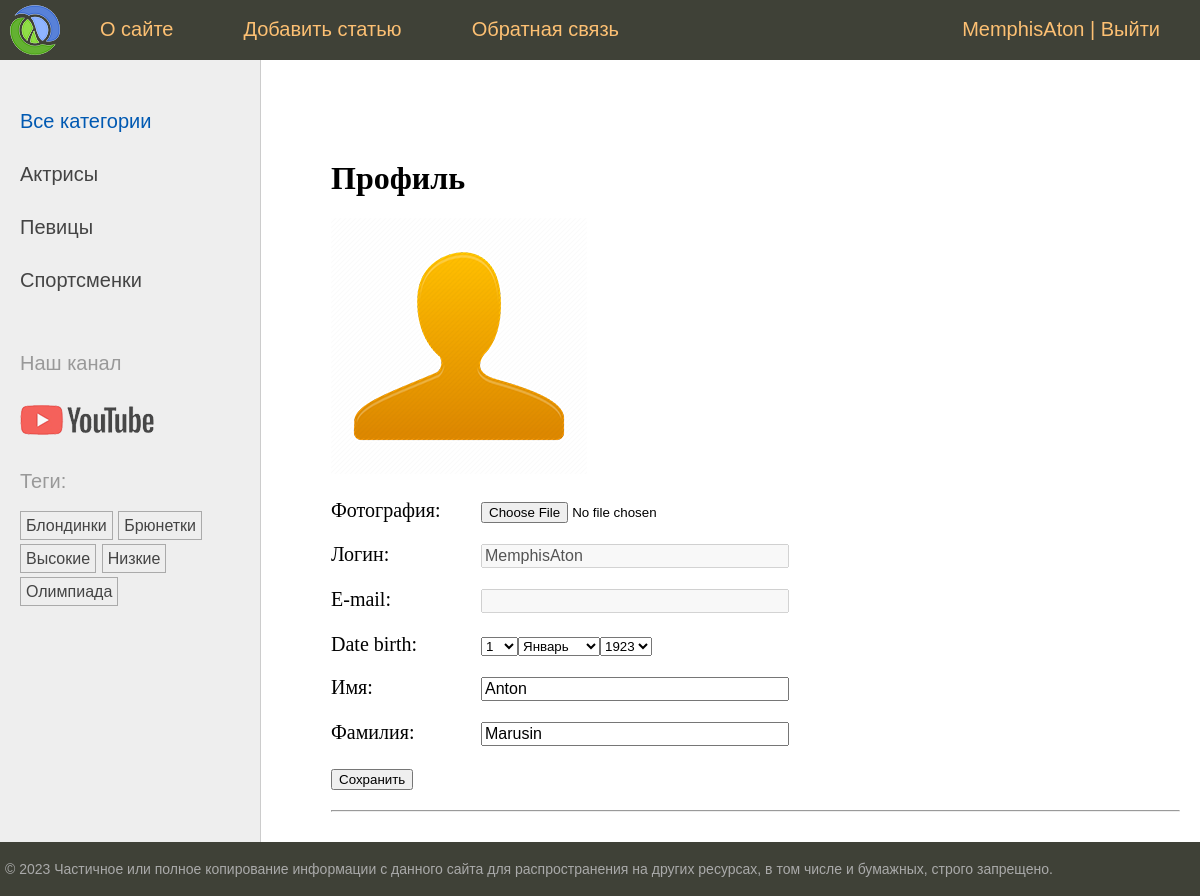
The page /users/profile/ (signed in) on the database its author committed.
### users/models.py (models this page shows)
class User(AbstractUser):
    photo = models.ImageField(upload_to="users/%Y/%m/%d/",
                              blank=True,
                              null=True,
                              verbose_name="Фотография")
    date_birth = models.DateTimeField(blank=True,
                                      null=True,
                                      verbose_name="Дата рождения")

### women/models.py (models this page shows, shortened)
class Category(models.Model):
    name = models.CharField(max_length=100, db_index=True)
    slug = models.SlugField(max_length=255, unique=True, db_index=True)
    def get_absolute_url(self):
        return reverse('category', kwargs={'cat_slug': self.slug})
    class Meta:
        verbose_name = 'Category women'  # название таблицы в админке
        verbose_name_plural = 'Categories of women'

class TagPost(models.Model):
    tag = models.CharField(max_length=100, db_index=True)
    slug = models.SlugField(max_length=255, unique=True, db_index=True)
    def get_absolute_url(self):
        return reverse('tag', kwargs={'tag_slug': self.slug})

### users/views.py (the view, shortened to what this page needs)
# urls.py: path('profile/', views.ProfileUser.as_view(), name='profile'),
class ProfileUser(LoginRequiredMixin, UpdateView):
    model = get_user_model()
    form_class = ProfileUserForm
    template_name = 'users/profile.html'
    extra_context = {'title': "Профиль пользователя", 'default_image': settings.DEFAULT_USER_IMAGE}
    def get_object(self, queryset=None):  # отбирает ту запись которая будет редактироваться
        return self.request.user

### users/forms.py
class ProfileUserForm(forms.ModelForm):
    username = forms.CharField(disabled=True,  # не сможем редактировать
                               label='Логин',
                               widget=forms.TextInput(attrs={'class': 'form-input'}))  # стиль оформления
    email = forms.CharField(disabled=True,
                            required=False,  # обязательность
                            label='E-mail',
                            widget=forms.TextInput(attrs={'class': 'form-input'}))
    this_year = datetime.date.today().year
    date_birth = forms.DateField(widget=forms.SelectDateWidget(years=tuple(range(this_year - 100, this_year - 5))))
    class Meta:
        model = get_user_model()
        fields = ['photo', 'username', 'email', 'date_birth', 'first_name', 'last_name']
        labels = {
            'first_name': 'Имя',
            'last_name': 'Фамилия',
        }
        widgets = {
            'first_name': forms.TextInput(attrs={'class': 'form-input'}),
            'last_name': forms.TextInput(attrs={'class': 'form-input'}),
        }

### users/context_processors.py (called while the page is built)
def get_women_context(request):
    return {'mainmenu': menu}

### women/templatetags/women_tags.py (called while the page is built)
@register.inclusion_tag('women/list_categories.html')
def show_categories(cat_selected=0):
    cats = Category.objects.annotate(total_posts=Count('posts', filter=Q(posts__is_published=True))).filter(
        total_posts__gt=0)
    return {'cats': cats, 'cat_selected': cat_selected}

@register.inclusion_tag('women/list_tags.html')
def show_all_tags(cat_selected=0):
    return {'tags': TagPost.objects.annotate(total=Count('tags')).filter(total__gt=0)}

### users/templates/users/profile.html (shortened to what this page needs)
{% extends 'base.html' %}
{% block content %}
<h1>Профиль</h1>
<form method="post" enctype="multipart/form-data">
    {% if user.photo %}
    <p><img src="{{ user.photo.url }}">
        {% else %}
    <p><img src="{{ default_image }}">
        {% endif %}
    {% for f in form %}
    <p><label class="form-label" for="{{ f.id_for_label }}">{{f.label}}: </label>{{ f }}</p>
    {% endfor %}
    <p>
        <button type="submit">Сохранить</button>
    </p>
</form>
<hr>
{% endblock %}

### templates/base.html (shortened to what this page needs)
{% load static %}
{% load women_tags %}
<!DOCTYPE html>
<html>
<head>
    <link type="text/css" href="{% static 'women/css/styles.css' %}" rel="stylesheet"/>
</head>
<body>
<table class="table-page" border=0 cellpadding="0" cellspacing="0">
    <tr>
        <td valign=top>
            {% block mainmenu %}
            <div class="header">
                <ul id="mainmenu" class="mainmenu">
                    <li class="logo"><a href="{% url 'home' %}">
                        <div class="logo"></div>
                    </a></li>
                    {% for m in mainmenu %}
                    <li><a href="{% url m.url_name %}">{{m.title}}</a></li>
                    {% endfor %}
                    {% if user.is_authenticated %}
                    <li class="last"> <a href="{% url 'users:profile' %}">{{user.username}}</a> | <a href="{% url 'users:logout' %}">Выйти</a></li>
                    {% else %}
                    <li class="last"><a href="{% url 'users:login' %}">Войти</a> | <a href="{% url 'users:register' %}">Регистрация</a>
                    </li>
                    {% endif %}
                </ul>
            </div>
            {% endblock mainmenu %}
            <table class="table-content" border=0 cellpadding="0" cellspacing="0">
                <tr>
                    <td valign="top" class="left-chapters">
                        <ul id="leftchapters">
                            {% if cat_selected == 0 or cat_selected is None %}
                            <li class="selected">Все категории</li>
                            {% else %}
                            <li><a href="{% url 'home' %}">Все категории</a></li>
                            {% endif %}
                            {% show_categories cat_selected %}
                            <li class="share">
                                <p>Наш канал</p>
                                <a class="share-yt"
                                   href="https://www.youtube.com/channel/UClJzWfGWuGJL2t-3dYKcHTA/playlists"
                                   target="_blank" rel="nofollow"></a>
                            </li>
                            <li>{% show_all_tags %}</li>
                        </ul>
                    </td>
                    <td valign="top" class="content">
                        <div class="content-text">
                            {% block content %}
                            {% endblock %}
                        </div>
                    </td>
                </tr>
            </table>
        </td>
    </tr>
    <tr>
        <td valign=top>
            <div id="footer">
                <p>&copy; 2023 Частичное или полное копирование информации с данного сайта для распространения на других
                    ресурсах, в том числе и бумажных, строго запрещено.</p>
            </div>
        </td>
    </tr>
</table>
</body>
</html>

### women/templates/women/list_categories.html
{% for cat in cats %}
{% if cat.id == cat_selected %}
<li class="selected">{{cat.name}}</li>
{% else %}
<li><a href="{{ cat.get_absolute_url }}">{{cat.name}}</a></li>
{% endif %}
{% endfor %}

### women/templates/women/list_tags.html
{% if tags %}
<p>Теги:</p>
<ul class="tags-list">
    {% for t in tags %}
    <li><a href="{{ t.get_absolute_url }}">{{ t.tag }}</a></li>
    {% endfor %}
</ul>
{% endif %}

### women/static/women/css/styles.css (style rules this page uses)
html, body { font-family: 'Arial'; margin: 0; padding: 0; height: 100%; width: 100%; color: #444; }
a { color: #0059b2; text-decoration: none; }
img { max-width: 600px; height: auto; }
.table-page { width: 100%; height: 100%; vertical-align: top; }
.table-page tr { height: 100%; }
.header { background: #3F4137; height: 60px; }
.logo { background: url('../images/logo.png') no-repeat 10px 5px; width: 70px; height: 60px; }
ul.mainmenu { list-style: none; margin: 0; padding: 0; height: 60px; color: #fdc073; font-size: 20px; overflow: hidden; }
ul.mainmenu li { float: left; margin: 18px 40px 0 30px; }
ul.mainmenu li.logo { margin: 0; }
ul.mainmenu li.last { float: right; }
ul.mainmenu li a { color: #fdc073; text-decoration: none; }
.table-content { width: 100%; min-height: 100%; height: 100%; }
.left-chapters { margin: 0; background: #eee; border-right: 1px solid #ccc; }
.left-chapters ul { width: 230px; margin: 0; padding: 20px 10px 10px 20px; list-style: none; font-size: 20px; }
.left-chapters ul li { margin: 30px 0 0 0; color: #999; }
.left-chapters ul li.selected { color: #0059b2; }
.left-chapters ul li a { color: #444; text-decoration: none; }
.left-chapters ul li.share { margin: 60px 0 0 0; }
.left-chapters ul li.share p { margin: 30px 0 30px 0; }
.left-chapters ul li.share a { display: inline-block; width: 40px; height: 40px; margin: 0 20px 0 0; }
.left-chapters ul li.share a.share-yt { width: 100%; height: 30px; background: url('../images/share_yt.png') no-repeat 0 0 }
ul.tags-list { width: 100%; margin: 0; padding: 0; list-style: none; }
ul.tags-list li { margin: 0; padding: 0 0 10px; display: inline-block; }
ul.tags-list li a { padding: 5px; font-size: 16px; border: 1px solid #aaa; }
.content { padding: 40px 20px 20px 40px; width: 100%; box-sizing: border-box; }
.content-text { margin: 60px 0 0 30px; color: #000; font-size: 20px; font-family: Yandex Sans Display Light; }
.content-text h1 { font-size: 32px; }
#footer { box-sizing: border-box; background: #3F4137; padding: 5px; color: #aaa; font-size: 14px; font-family: Verdana, Geneva, Arial, Helvetica; text-align: left; overflow: hidden; }
.form-input { width: 300px; font-size: 16px; }
.form-label { display: inline-block; min-width: 150px; vertical-align: top; }

### rows shown on the page
User: username "MemphisAton", form "MemphisAton" "Anton" "Marusin"
Category: name "Актрисы"
Category: name "Певицы"
Category: name "Спортсменки"
TagPost: tag "Блондинки"
TagPost: tag "Брюнетки"
TagPost: tag "Высокие"
TagPost: tag "Низкие"
TagPost: tag "Олимпиада"

### other values the page prints
{{ m.title }} "О сайте" "Добавить статью" "Обратная связь"
{{ f.label }} "Фотография" "Логин" "E-mail" "Date birth" "Имя" "Фамилия"
